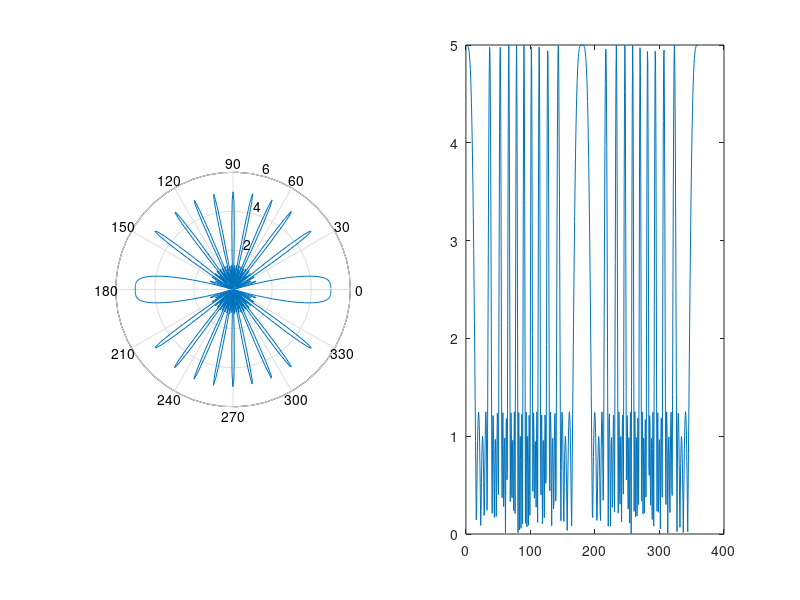

Here is the MATLAB script that generated this plot:
clc
clear all
close all
n = input("number of elements in an array: ");
d1 = input("distance between two elements: ");
alpha = input("enter the phase difference: ");
lam = 1/2;
d = d1*lam;
phi = 0 : 0.01 : 2*pi
psi = (2*pi/lam)*d*cos(phi) - (2*pi/lam)*d; %end fire array
%psi = (2*pi/lam)*d*cos(phi) %broadside array
num = sin(n*psi/2)
den = sin(psi/2)
E = abs(num./den)
deg = phi*180/pi
subplot(1,2,1)
polar(phi,E)
subplot(1,2,2)
plot(deg, E)
